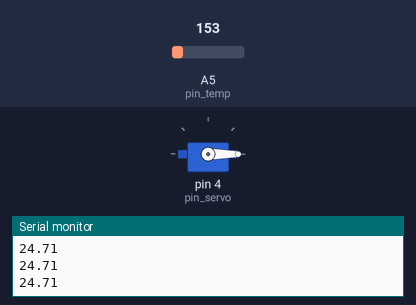
The sketch below on a simulated Arduino Uno, built with avr-gcc and run on an emulated ATmega328P. Shown: servo, the last lines printed to the serial monitor. The test bench sets the inputs (shaded band); at power-on: A5 (pin_temp) = 153.

Above: at 1.2 s.
1.3 s: A5 (pin_temp) set to 181
At 2.5 s:
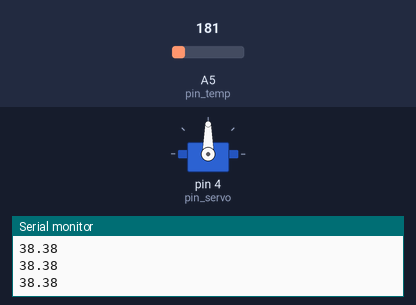
2.8 s: A5 (pin_temp) set to 133
At 3.2 s:
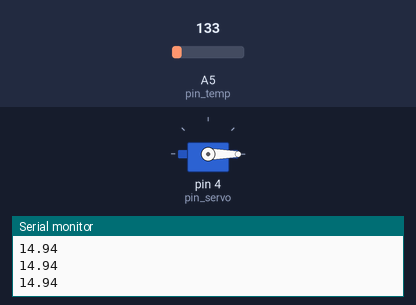
4.3 s: A5 (pin_temp) set to 165
At 5.5 s:
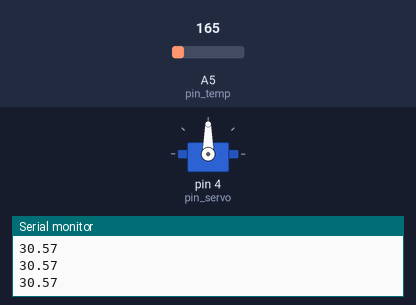
Timing chart, 0 to 7.3 s (numbered marks = the images above; inputs shaded):
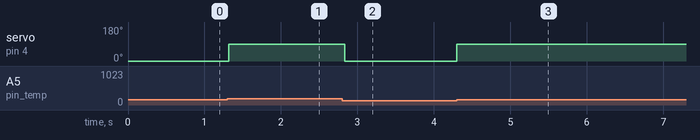

Measured:
- the behaviour switches between 163 and 164 on A5 (pin_temp) (found by bisection; images 0 and 1)
- after the input at 1.3 s, servo on pin 4 (pin_servo): 0° → 90° at once
- after the input at 2.8 s, servo on pin 4 (pin_servo): 90° → 0° at once
- after the input at 4.3 s, servo on pin 4 (pin_servo): 0° → 90° at once

The sketch:

temp_1.ino
```cpp
#include<Servo.h>
int pin_temp = A5;
int pin_servo = 4;

Servo myPin;
void setup()
{
  myPin.attach(pin_servo);
  Serial.begin(9600);
  myPin.write(0);
  }

void loop()
{
  int analog_value = analogRead(pin_temp);
  float temp = (((analog_value*5.0)/1024.0)-0.5)*100;
  Serial.println(temp);
  if(temp >= 30)
  {
    myPin.write(90);
  }
  else
  {
    myPin.write(0);
  }
  delay(50);
}
```
